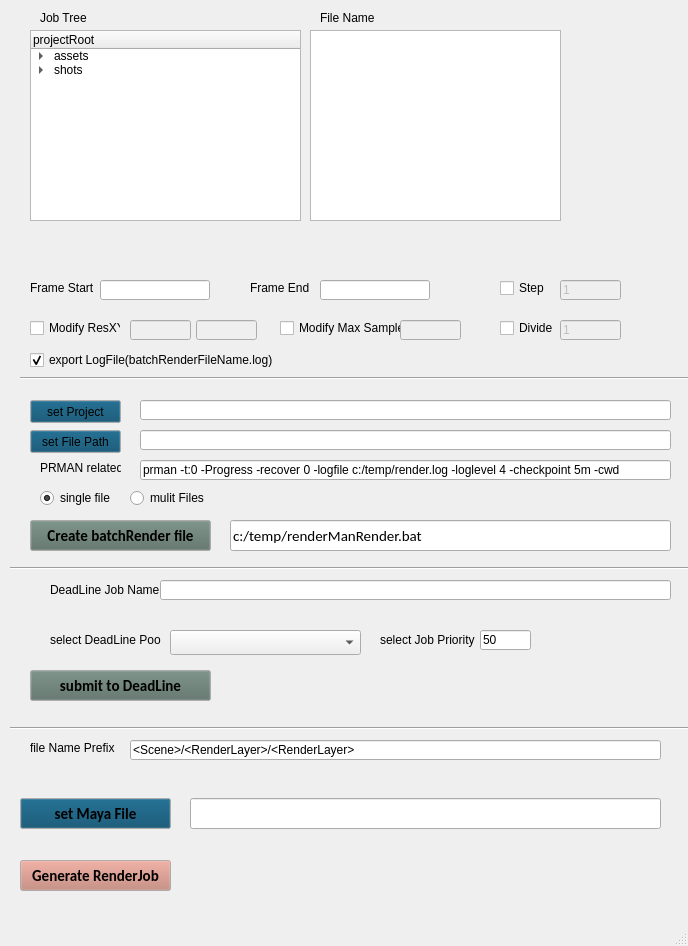
<?xml version="1.0" encoding="UTF-8"?>
<ui version="4.0">
 <class>MainWindow</class>
 <widget class="QMainWindow" name="MainWindow">
  <property name="geometry">
   <rect>
    <x>0</x>
    <y>0</y>
    <width>688</width>
    <height>946</height>
   </rect>
  </property>
  <property name="sizePolicy">
   <sizepolicy hsizetype="Fixed" vsizetype="Fixed">
    <horstretch>0</horstretch>
    <verstretch>0</verstretch>
   </sizepolicy>
  </property>
  <property name="windowTitle">
   <string>renderManBatchRender</string>
  </property>
  <widget class="QWidget" name="centralwidget">
   <widget class="QLabel" name="label">
    <property name="geometry">
     <rect>
      <x>30</x>
      <y>280</y>
      <width>101</width>
      <height>16</height>
     </rect>
    </property>
    <property name="text">
     <string>Frame Start</string>
    </property>
   </widget>
   <widget class="QLabel" name="label_2">
    <property name="geometry">
     <rect>
      <x>250</x>
      <y>280</y>
      <width>101</width>
      <height>16</height>
     </rect>
    </property>
    <property name="text">
     <string>Frame End</string>
    </property>
   </widget>
   <widget class="QLineEdit" name="lineEdit_frameStart">
    <property name="geometry">
     <rect>
      <x>100</x>
      <y>280</y>
      <width>110</width>
      <height>20</height>
     </rect>
    </property>
   </widget>
   <widget class="QLineEdit" name="lineEdit_frameEnd">
    <property name="geometry">
     <rect>
      <x>320</x>
      <y>280</y>
      <width>110</width>
      <height>20</height>
     </rect>
    </property>
   </widget>
   <widget class="QLineEdit" name="lineEdit_Project">
    <property name="geometry">
     <rect>
      <x>140</x>
      <y>400</y>
      <width>531</width>
      <height>20</height>
     </rect>
    </property>
   </widget>
   <widget class="QLineEdit" name="lineEdit_filePath">
    <property name="geometry">
     <rect>
      <x>140</x>
      <y>430</y>
      <width>531</width>
      <height>20</height>
     </rect>
    </property>
   </widget>
   <widget class="QPushButton" name="pushButton_createBatchCmd">
    <property name="geometry">
     <rect>
      <x>30</x>
      <y>520</y>
      <width>181</width>
      <height>31</height>
     </rect>
    </property>
    <property name="palette">
     <palette>
      <active>
       <colorrole role="Button">
        <brush brushstyle="SolidPattern">
         <color alpha="255">
          <red>90</red>
          <green>112</green>
          <blue>103</blue>
         </color>
        </brush>
       </colorrole>
      </active>
      <inactive>
       <colorrole role="Button">
        <brush brushstyle="SolidPattern">
         <color alpha="255">
          <red>90</red>
          <green>112</green>
          <blue>103</blue>
         </color>
        </brush>
       </colorrole>
      </inactive>
      <disabled>
       <colorrole role="Button">
        <brush brushstyle="SolidPattern">
         <color alpha="255">
          <red>90</red>
          <green>112</green>
          <blue>103</blue>
         </color>
        </brush>
       </colorrole>
      </disabled>
     </palette>
    </property>
    <property name="font">
     <font>
      <family>Calibri</family>
      <pointsize>11</pointsize>
      <weight>75</weight>
      <bold>true</bold>
     </font>
    </property>
    <property name="text">
     <string>Create batchRender file</string>
    </property>
   </widget>
   <widget class="QPushButton" name="pushButton_setProject">
    <property name="geometry">
     <rect>
      <x>30</x>
      <y>400</y>
      <width>91</width>
      <height>23</height>
     </rect>
    </property>
    <property name="palette">
     <palette>
      <active>
       <colorrole role="Button">
        <brush brushstyle="SolidPattern">
         <color alpha="255">
          <red>0</red>
          <green>71</green>
          <blue>104</blue>
         </color>
        </brush>
       </colorrole>
      </active>
      <inactive>
       <colorrole role="Button">
        <brush brushstyle="SolidPattern">
         <color alpha="255">
          <red>0</red>
          <green>71</green>
          <blue>104</blue>
         </color>
        </brush>
       </colorrole>
      </inactive>
      <disabled>
       <colorrole role="Button">
        <brush brushstyle="SolidPattern">
         <color alpha="255">
          <red>0</red>
          <green>71</green>
          <blue>104</blue>
         </color>
        </brush>
       </colorrole>
      </disabled>
     </palette>
    </property>
    <property name="text">
     <string>set Project</string>
    </property>
   </widget>
   <widget class="QPushButton" name="pushButton_setFilePath">
    <property name="geometry">
     <rect>
      <x>30</x>
      <y>430</y>
      <width>91</width>
      <height>23</height>
     </rect>
    </property>
    <property name="palette">
     <palette>
      <active>
       <colorrole role="Button">
        <brush brushstyle="SolidPattern">
         <color alpha="255">
          <red>0</red>
          <green>71</green>
          <blue>104</blue>
         </color>
        </brush>
       </colorrole>
      </active>
      <inactive>
       <colorrole role="Button">
        <brush brushstyle="SolidPattern">
         <color alpha="255">
          <red>0</red>
          <green>71</green>
          <blue>104</blue>
         </color>
        </brush>
       </colorrole>
      </inactive>
      <disabled>
       <colorrole role="Button">
        <brush brushstyle="SolidPattern">
         <color alpha="255">
          <red>0</red>
          <green>71</green>
          <blue>104</blue>
         </color>
        </brush>
       </colorrole>
      </disabled>
     </palette>
    </property>
    <property name="text">
     <string>set File Path</string>
    </property>
   </widget>
   <widget class="QLineEdit" name="lineEdit_filePath_renderCmd">
    <property name="geometry">
     <rect>
      <x>230</x>
      <y>520</y>
      <width>441</width>
      <height>31</height>
     </rect>
    </property>
    <property name="font">
     <font>
      <family>Calibri</family>
      <pointsize>11</pointsize>
     </font>
    </property>
    <property name="text">
     <string>c:/temp/renderManRender.bat</string>
    </property>
   </widget>
   <widget class="QLabel" name="label_3">
    <property name="geometry">
     <rect>
      <x>40</x>
      <y>460</y>
      <width>81</width>
      <height>16</height>
     </rect>
    </property>
    <property name="text">
     <string>PRMAN related</string>
    </property>
   </widget>
   <widget class="QLineEdit" name="lineEdit_prmanReleated">
    <property name="geometry">
     <rect>
      <x>140</x>
      <y>460</y>
      <width>531</width>
      <height>20</height>
     </rect>
    </property>
    <property name="text">
     <string>prman -t:0 -Progress -recover 0 -logfile c:/temp/render.log -loglevel 4 -checkpoint 5m -cwd </string>
    </property>
   </widget>
   <widget class="QLineEdit" name="lineEdit_resX">
    <property name="enabled">
     <bool>false</bool>
    </property>
    <property name="geometry">
     <rect>
      <x>130</x>
      <y>320</y>
      <width>61</width>
      <height>20</height>
     </rect>
    </property>
   </widget>
   <widget class="QLineEdit" name="lineEdit_resY">
    <property name="enabled">
     <bool>false</bool>
    </property>
    <property name="geometry">
     <rect>
      <x>196</x>
      <y>320</y>
      <width>61</width>
      <height>20</height>
     </rect>
    </property>
   </widget>
   <widget class="QLineEdit" name="lineEdit_modifyMaxSample">
    <property name="enabled">
     <bool>false</bool>
    </property>
    <property name="geometry">
     <rect>
      <x>400</x>
      <y>320</y>
      <width>61</width>
      <height>20</height>
     </rect>
    </property>
   </widget>
   <widget class="QCheckBox" name="checkBox_exportLog">
    <property name="geometry">
     <rect>
      <x>30</x>
      <y>352</y>
      <width>281</width>
      <height>16</height>
     </rect>
    </property>
    <property name="text">
     <string>export LogFile(batchRenderFileName.log)</string>
    </property>
    <property name="checked">
     <bool>true</bool>
    </property>
   </widget>
   <widget class="QCheckBox" name="checkBox_modifyRESXY">
    <property name="geometry">
     <rect>
      <x>30</x>
      <y>320</y>
      <width>91</width>
      <height>16</height>
     </rect>
    </property>
    <property name="text">
     <string>Modify ResXY</string>
    </property>
   </widget>
   <widget class="QCheckBox" name="checkBox_modifyMaxSample">
    <property name="geometry">
     <rect>
      <x>280</x>
      <y>320</y>
      <width>121</width>
      <height>16</height>
     </rect>
    </property>
    <property name="text">
     <string>Modify Max Sample</string>
    </property>
   </widget>
   <widget class="Line" name="line">
    <property name="geometry">
     <rect>
      <x>20</x>
      <y>370</y>
      <width>681</width>
      <height>16</height>
     </rect>
    </property>
    <property name="orientation">
     <enum>Qt::Horizontal</enum>
    </property>
   </widget>
   <widget class="Line" name="line_2">
    <property name="geometry">
     <rect>
      <x>10</x>
      <y>720</y>
      <width>681</width>
      <height>16</height>
     </rect>
    </property>
    <property name="orientation">
     <enum>Qt::Horizontal</enum>
    </property>
   </widget>
   <widget class="QLineEdit" name="lineEdit_MayaFile">
    <property name="geometry">
     <rect>
      <x>190</x>
      <y>798</y>
      <width>471</width>
      <height>31</height>
     </rect>
    </property>
   </widget>
   <widget class="QPushButton" name="pushButton_setMayaFile">
    <property name="geometry">
     <rect>
      <x>20</x>
      <y>798</y>
      <width>151</width>
      <height>31</height>
     </rect>
    </property>
    <property name="palette">
     <palette>
      <active>
       <colorrole role="Button">
        <brush brushstyle="SolidPattern">
         <color alpha="255">
          <red>0</red>
          <green>71</green>
          <blue>104</blue>
         </color>
        </brush>
       </colorrole>
      </active>
      <inactive>
       <colorrole role="Button">
        <brush brushstyle="SolidPattern">
         <color alpha="255">
          <red>0</red>
          <green>71</green>
          <blue>104</blue>
         </color>
        </brush>
       </colorrole>
      </inactive>
      <disabled>
       <colorrole role="Button">
        <brush brushstyle="SolidPattern">
         <color alpha="255">
          <red>0</red>
          <green>71</green>
          <blue>104</blue>
         </color>
        </brush>
       </colorrole>
      </disabled>
     </palette>
    </property>
    <property name="font">
     <font>
      <family>Calibri</family>
      <pointsize>11</pointsize>
      <weight>75</weight>
      <bold>true</bold>
     </font>
    </property>
    <property name="text">
     <string>set Maya File</string>
    </property>
   </widget>
   <widget class="QCheckBox" name="checkBox_frameStep">
    <property name="geometry">
     <rect>
      <x>500</x>
      <y>280</y>
      <width>51</width>
      <height>16</height>
     </rect>
    </property>
    <property name="text">
     <string>Step</string>
    </property>
   </widget>
   <widget class="QLineEdit" name="lineEdit_frameStep">
    <property name="enabled">
     <bool>false</bool>
    </property>
    <property name="geometry">
     <rect>
      <x>560</x>
      <y>280</y>
      <width>61</width>
      <height>20</height>
     </rect>
    </property>
    <property name="text">
     <string>1</string>
    </property>
   </widget>
   <widget class="QPushButton" name="pushButton_genRenderJob">
    <property name="geometry">
     <rect>
      <x>20</x>
      <y>860</y>
      <width>151</width>
      <height>31</height>
     </rect>
    </property>
    <property name="palette">
     <palette>
      <active>
       <colorrole role="Button">
        <brush brushstyle="SolidPattern">
         <color alpha="255">
          <red>193</red>
          <green>125</green>
          <blue>113</blue>
         </color>
        </brush>
       </colorrole>
      </active>
      <inactive>
       <colorrole role="Button">
        <brush brushstyle="SolidPattern">
         <color alpha="255">
          <red>193</red>
          <green>125</green>
          <blue>113</blue>
         </color>
        </brush>
       </colorrole>
      </inactive>
      <disabled>
       <colorrole role="Button">
        <brush brushstyle="SolidPattern">
         <color alpha="255">
          <red>193</red>
          <green>125</green>
          <blue>113</blue>
         </color>
        </brush>
       </colorrole>
      </disabled>
     </palette>
    </property>
    <property name="font">
     <font>
      <family>Calibri</family>
      <pointsize>11</pointsize>
      <weight>75</weight>
      <bold>true</bold>
     </font>
    </property>
    <property name="text">
     <string>Generate RenderJob</string>
    </property>
   </widget>
   <widget class="QLabel" name="label_4">
    <property name="geometry">
     <rect>
      <x>30</x>
      <y>740</y>
      <width>91</width>
      <height>16</height>
     </rect>
    </property>
    <property name="text">
     <string>file Name Prefix</string>
    </property>
   </widget>
   <widget class="QLineEdit" name="lineEdit_fileNamePrefix">
    <property name="geometry">
     <rect>
      <x>130</x>
      <y>740</y>
      <width>531</width>
      <height>20</height>
     </rect>
    </property>
    <property name="text">
     <string>&lt;Scene&gt;/&lt;RenderLayer&gt;/&lt;RenderLayer&gt;</string>
    </property>
   </widget>
   <widget class="QCheckBox" name="checkBox_divide">
    <property name="geometry">
     <rect>
      <x>500</x>
      <y>320</y>
      <width>71</width>
      <height>16</height>
     </rect>
    </property>
    <property name="text">
     <string>Divide</string>
    </property>
   </widget>
   <widget class="QLineEdit" name="lineEdit_divide">
    <property name="enabled">
     <bool>false</bool>
    </property>
    <property name="geometry">
     <rect>
      <x>560</x>
      <y>320</y>
      <width>61</width>
      <height>20</height>
     </rect>
    </property>
    <property name="text">
     <string>1</string>
    </property>
   </widget>
   <widget class="QRadioButton" name="radioButton_single">
    <property name="geometry">
     <rect>
      <x>40</x>
      <y>490</y>
      <width>81</width>
      <height>16</height>
     </rect>
    </property>
    <property name="text">
     <string>single file</string>
    </property>
    <property name="checked">
     <bool>true</bool>
    </property>
   </widget>
   <widget class="QRadioButton" name="radioButton_multifiles">
    <property name="geometry">
     <rect>
      <x>130</x>
      <y>490</y>
      <width>91</width>
      <height>16</height>
     </rect>
    </property>
    <property name="text">
     <string>mulit Files</string>
    </property>
   </widget>
   <widget class="QPushButton" name="pushButton_submitDeadLine">
    <property name="geometry">
     <rect>
      <x>30</x>
      <y>670</y>
      <width>181</width>
      <height>31</height>
     </rect>
    </property>
    <property name="palette">
     <palette>
      <active>
       <colorrole role="Button">
        <brush brushstyle="SolidPattern">
         <color alpha="255">
          <red>90</red>
          <green>112</green>
          <blue>103</blue>
         </color>
        </brush>
       </colorrole>
      </active>
      <inactive>
       <colorrole role="Button">
        <brush brushstyle="SolidPattern">
         <color alpha="255">
          <red>90</red>
          <green>112</green>
          <blue>103</blue>
         </color>
        </brush>
       </colorrole>
      </inactive>
      <disabled>
       <colorrole role="Button">
        <brush brushstyle="SolidPattern">
         <color alpha="255">
          <red>90</red>
          <green>112</green>
          <blue>103</blue>
         </color>
        </brush>
       </colorrole>
      </disabled>
     </palette>
    </property>
    <property name="font">
     <font>
      <family>Calibri</family>
      <pointsize>11</pointsize>
      <weight>75</weight>
      <bold>true</bold>
     </font>
    </property>
    <property name="text">
     <string>submit to DeadLine</string>
    </property>
   </widget>
   <widget class="QComboBox" name="comboBox_deadPool">
    <property name="geometry">
     <rect>
      <x>170</x>
      <y>630</y>
      <width>191</width>
      <height>25</height>
     </rect>
    </property>
   </widget>
   <widget class="QLabel" name="label_5">
    <property name="geometry">
     <rect>
      <x>50</x>
      <y>630</y>
      <width>111</width>
      <height>20</height>
     </rect>
    </property>
    <property name="text">
     <string>select DeadLine Pool</string>
    </property>
   </widget>
   <widget class="Line" name="line_3">
    <property name="geometry">
     <rect>
      <x>10</x>
      <y>560</y>
      <width>681</width>
      <height>16</height>
     </rect>
    </property>
    <property name="orientation">
     <enum>Qt::Horizontal</enum>
    </property>
   </widget>
   <widget class="QLabel" name="label_6">
    <property name="geometry">
     <rect>
      <x>50</x>
      <y>580</y>
      <width>111</width>
      <height>20</height>
     </rect>
    </property>
    <property name="text">
     <string>DeadLine Job Name:</string>
    </property>
   </widget>
   <widget class="QLineEdit" name="lineEdit_deadLineJobName">
    <property name="geometry">
     <rect>
      <x>160</x>
      <y>580</y>
      <width>511</width>
      <height>20</height>
     </rect>
    </property>
   </widget>
   <widget class="QLabel" name="label_7">
    <property name="geometry">
     <rect>
      <x>380</x>
      <y>630</y>
      <width>111</width>
      <height>20</height>
     </rect>
    </property>
    <property name="text">
     <string>select Job Priority</string>
    </property>
   </widget>
   <widget class="QLineEdit" name="lineEdit_deadLineJobpriority">
    <property name="geometry">
     <rect>
      <x>480</x>
      <y>630</y>
      <width>51</width>
      <height>20</height>
     </rect>
    </property>
    <property name="text">
     <string>50</string>
    </property>
   </widget>
   <widget class="QTreeWidget" name="treeWidget">
    <property name="geometry">
     <rect>
      <x>30</x>
      <y>30</y>
      <width>271</width>
      <height>191</height>
     </rect>
    </property>
    <column>
     <property name="text">
      <string>projectRoot</string>
     </property>
    </column>
    <item>
     <property name="text">
      <string>assets</string>
     </property>
     <item>
      <property name="text">
       <string>character</string>
      </property>
      <item>
       <property name="text">
        <string>characterA</string>
       </property>
       <item>
        <property name="text">
         <string>master</string>
        </property>
       </item>
       <item>
        <property name="text">
         <string>concept</string>
        </property>
        <item>
         <property name="text">
          <string>scenes</string>
         </property>
        </item>
        <item>
         <property name="text">
          <string>sourceimages</string>
         </property>
        </item>
        <item>
         <property name="text">
          <string>renderCmd</string>
         </property>
        </item>
        <item>
         <property name="text">
          <string>images</string>
         </property>
        </item>
        <item>
         <property name="text">
          <string>data</string>
         </property>
         <item>
          <property name="text">
           <string>cache</string>
          </property>
         </item>
         <item>
          <property name="text">
           <string>export</string>
          </property>
         </item>
        </item>
        <item>
         <property name="text">
          <string>cache</string>
         </property>
         <item>
          <property name="text">
           <string>alembic</string>
          </property>
         </item>
         <item>
          <property name="text">
           <string>nCache</string>
          </property>
         </item>
         <item>
          <property name="text">
           <string>fluid</string>
          </property>
         </item>
        </item>
       </item>
       <item>
        <property name="text">
         <string>model</string>
        </property>
       </item>
       <item>
        <property name="text">
         <string>texture</string>
        </property>
       </item>
       <item>
        <property name="text">
         <string>rigging</string>
        </property>
       </item>
      </item>
     </item>
     <item>
      <property name="text">
       <string>other</string>
      </property>
     </item>
     <item>
      <property name="text">
       <string>prop</string>
      </property>
     </item>
     <item>
      <property name="text">
       <string>set</string>
      </property>
     </item>
     <item>
      <property name="text">
       <string>vehicle</string>
      </property>
     </item>
    </item>
    <item>
     <property name="text">
      <string>shots</string>
     </property>
     <item>
      <property name="text">
       <string>shot01</string>
      </property>
      <item>
       <property name="text">
        <string>layout</string>
       </property>
      </item>
      <item>
       <property name="text">
        <string>animation</string>
       </property>
      </item>
      <item>
       <property name="text">
        <string>simulation</string>
       </property>
      </item>
      <item>
       <property name="text">
        <string>lighting</string>
       </property>
      </item>
      <item>
       <property name="text">
        <string>effects</string>
       </property>
      </item>
      <item>
       <property name="text">
        <string>final</string>
       </property>
      </item>
     </item>
     <item>
      <property name="text">
       <string>shot02</string>
      </property>
     </item>
    </item>
   </widget>
   <widget class="QListView" name="listView">
    <property name="geometry">
     <rect>
      <x>310</x>
      <y>30</y>
      <width>251</width>
      <height>191</height>
     </rect>
    </property>
   </widget>
   <widget class="QLabel" name="label_8">
    <property name="geometry">
     <rect>
      <x>320</x>
      <y>10</y>
      <width>71</width>
      <height>16</height>
     </rect>
    </property>
    <property name="text">
     <string>File Name</string>
    </property>
   </widget>
   <widget class="QLabel" name="label_9">
    <property name="geometry">
     <rect>
      <x>40</x>
      <y>10</y>
      <width>71</width>
      <height>16</height>
     </rect>
    </property>
    <property name="text">
     <string>Job Tree</string>
    </property>
   </widget>
  </widget>
  <widget class="QMenuBar" name="menubar">
   <property name="geometry">
    <rect>
     <x>0</x>
     <y>0</y>
     <width>688</width>
     <height>21</height>
    </rect>
   </property>
  </widget>
  <widget class="QStatusBar" name="statusbar"/>
 </widget>
 <resources/>
 <connections/>
</ui>
